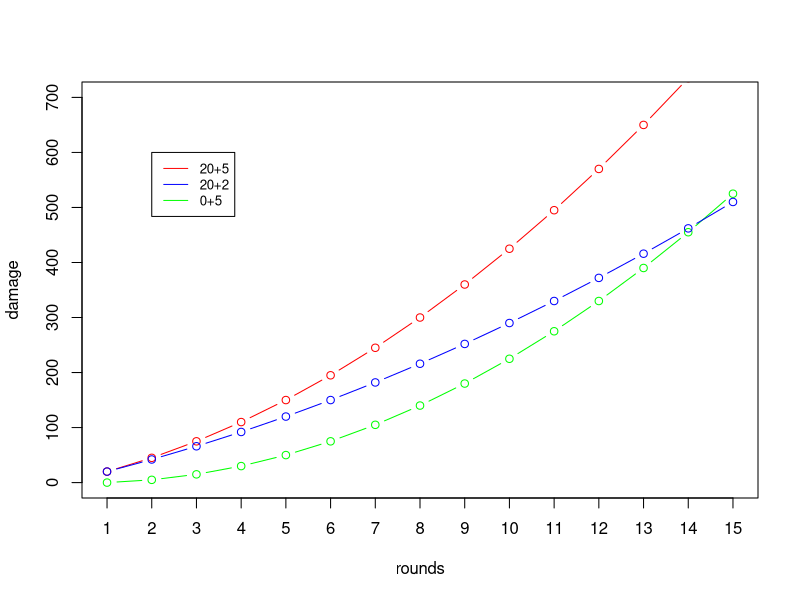
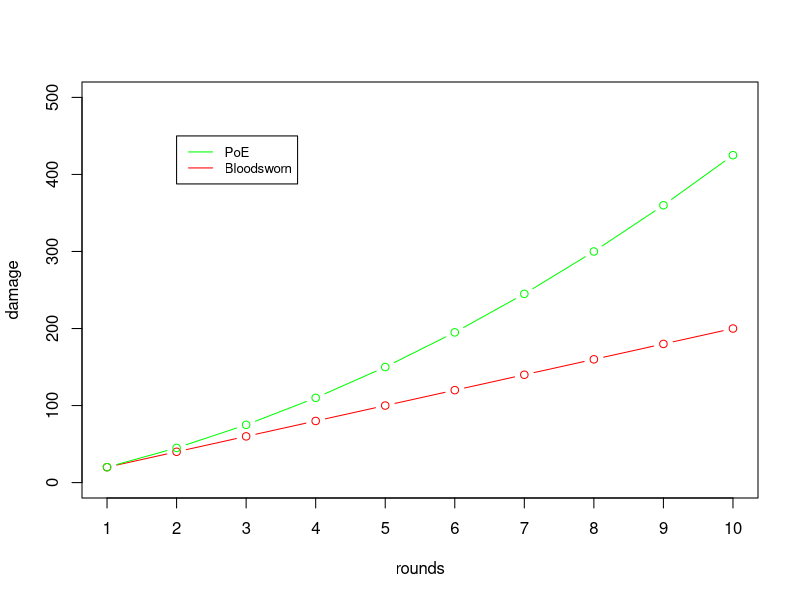

These figures' R source, in order:
HP=400

damage_poe <- function(n) {
  sapply(
    n,
    function(x) sum(seq(20, by=5, length = x))
  )
}

damage_poe2 <- function(n) {
  sapply(
    n,
    function(x) sum(seq(0, by=5, length = x))
  )
}
damage_poe2(1:10)

damage_poe3 <- function(n) {
  sapply(
    n,
    function(x) sum(seq(20, by=2, length = x))
  )
}
damage_poe3(1:10)

rounds = 1:15
plot(rounds,damage_poe(rounds), type="b", col="red", ylim=c(0,700), ylab="damage", xaxt = "n")
axis(1, at = rounds)
lines(rounds,damage_poe2(rounds), type="b", col="green")
lines(rounds,damage_poe3(rounds), type="b", col="blue")
legend(2, 600, legend=c("20+5", "20+2", "0+5"), col=c("red","blue","green"), lty=1, cex=0.8)



damage_bs <- function(n) {
   n*sum(seq(from=HP/2/10,to=HP/20))
}


sum(seq(from=HP/2/10,to=HP/20))

rounds = 1:10
damage_bs_10 = damage_bs(1:10)
damage_poe_10 = damage_poe(1:10)

plot(rounds,damage_bs_10, type="b", col="red", ylim=c(0,500), ylab="damage", xaxt = "n")
lines(rounds,damage_poe_10, type="b", col="green")
legend(2, 450, legend=c("PoE", "Bloodsworn"), col=c("green", "red"), lty=1, cex=0.8)
axis(1, at = rounds)



